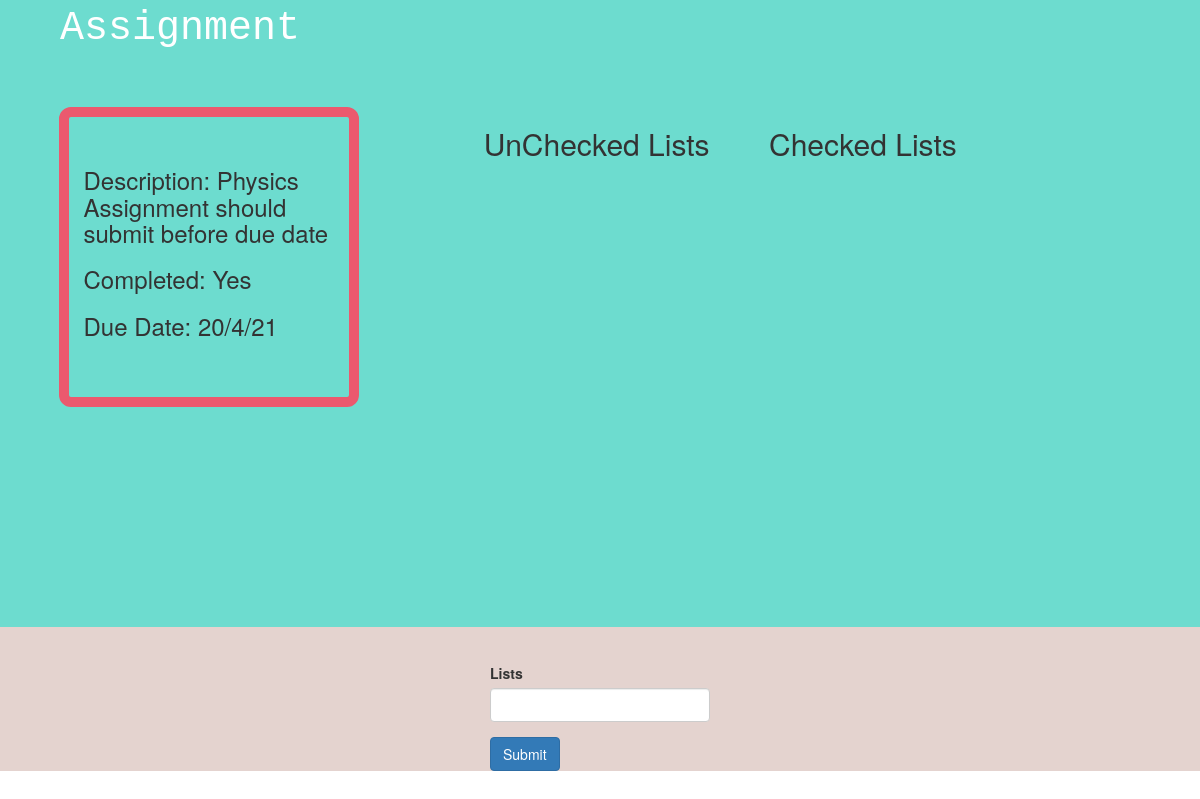
/list/2, run on the app's committed database.
### main.py (models this page shows)
class Todo(db.Model):
    __tablename__ = "todo"
    id = db.Column(db.Integer, primary_key = True)
    title = db.Column(db.String, nullable=False)
    des = db.Column(db.String(150), nullable=False)
    done = db.Column(db.Boolean, nullable=False)
    date = db.Column(db.String)
    list = relationship("Lists", back_populates="tot")

### main.py (the view, shortened to what this page needs)
@app.route('/list/<int:id>', methods=['POST', 'GET'])
def list(id):
    qw = Todo.query.get(id)
    list = Lists.query.filter_by(title_id=id).all()
    asp = ListForm()
    return render_template('zoom.html', rim=qw, forms=asp, loot=list)

### main.py
class ListForm(FlaskForm):
    lists = StringField('Lists')
    submit= SubmitField('Submit')

### templates/zoom.html (shortened to what this page needs)
{% extends 'bootstrap/base.html' %}
{% import 'bootstrap/wtf.html' as wtf %}
{% block content %}
 <div style="background-color:#6ddccf;">
    <div style="text-align:left;padding-left:5%;">
         <p style="font-size:4rem;color:#ffff;font-family: 'Syne Mono', monospace;">{{rim.title}}</p>
    </div>
  <div class="container-fluid" style="min-height:70vh;padding-bottom:40px;">
    <div class="row" style="text-align:left;padding-top:40px;line-height:3;padding-left:5%;">
        <div class="col-lg-5 sm-12" style="width:300px;height:300px;border:10px solid #eb596e;border-radius:12px;padding-top:30px;line-height:5;">
            <h3>Description: {{rim.des}}</h3>
            {% if rim.done == 0 %}
            <h3>Completed: Yes</h3>
            <h3>Due Date: {{rim.date}}</h3>
            {% endif %}
        </div>
        <div class="col-lg-1 sm-12"></div>
                    <div class="col-lg-3 sm-12" >
                        <div class="container" style="width:400px; font-size:1.5rem;">
                        <h2>UnChecked Lists</h2>
                            </div>
                    </div>
                    <div class="col-lg-3 sm-12">
                        <div class="container" style="width:400px;font-size:1.5rem;">
                        <h2>Checked Lists</h2>
                            </div>
                    </div>
    </div>
  </div>
 </div>
<div style="background-color:#e4d3cf;">
<div class="container" style="width:250px;padding-top:3%;background-color:#e4d3cf;">
    {{ wtf.quick_form(forms,novalidate=True, button_map={"submit": "primary"}) }}
</div>
    </div>
{% endblock %}

### data on the page
Todo: title "Assignment", des "Physics Assignment should submit before due date", date "20/4/21"
